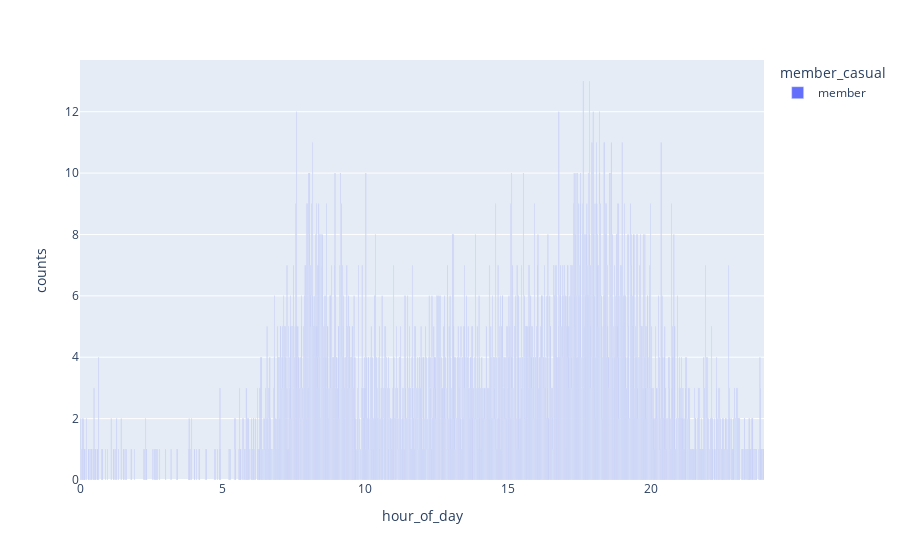

Notebook code for this chart:
### Markdown cell above
**6) Do member bikers ride more during daylight hours?**

### Code cell
df_3 = df_smote_final[df_smote_final['member_casual']=='member']
df_3 = df_3.groupby(by=["hour_of_day", "member_casual"]).size().reset_index(name="counts")
fig = px.bar(df_3, x="hour_of_day", y="counts" ,color='member_casual')
fig.show()

### Figure 1 — Plotly figure (JSON) as saved in the notebook; plotly's stock layout.template omitted (floating-point values rounded to 4 significant figures; data arrays with more than 128 entries replaced by an {"elided": "..."} marker saying what was removed)
{"data": [{"alignmentgroup": "True", "hovertemplate": "member_casual=member<br>hour_of_day=%{x}<br>counts=%{y}<extra></extra>", "legendgroup": "member", "marker": {"color": "#636efa", "pattern": {"shape": ""}}, "name": "member", "offsetgroup": "member", "orientation": "v", "showlegend": true, "textposition": "auto", "type": "bar", "x": {"elided": "1105 float values"}, "xaxis": "x", "y": {"elided": "1105 int values"}, "yaxis": "y"}], "layout": {"barmode": "relative", "legend": {"title": {"text": "member_casual"}, "tracegroupgap": 0}, "margin": {"t": 60}, "xaxis": {"anchor": "y", "domain": [0, 1], "title": {"text": "hour_of_day"}}, "yaxis": {"anchor": "x", "domain": [0, 1], "title": {"text": "counts"}}}}
